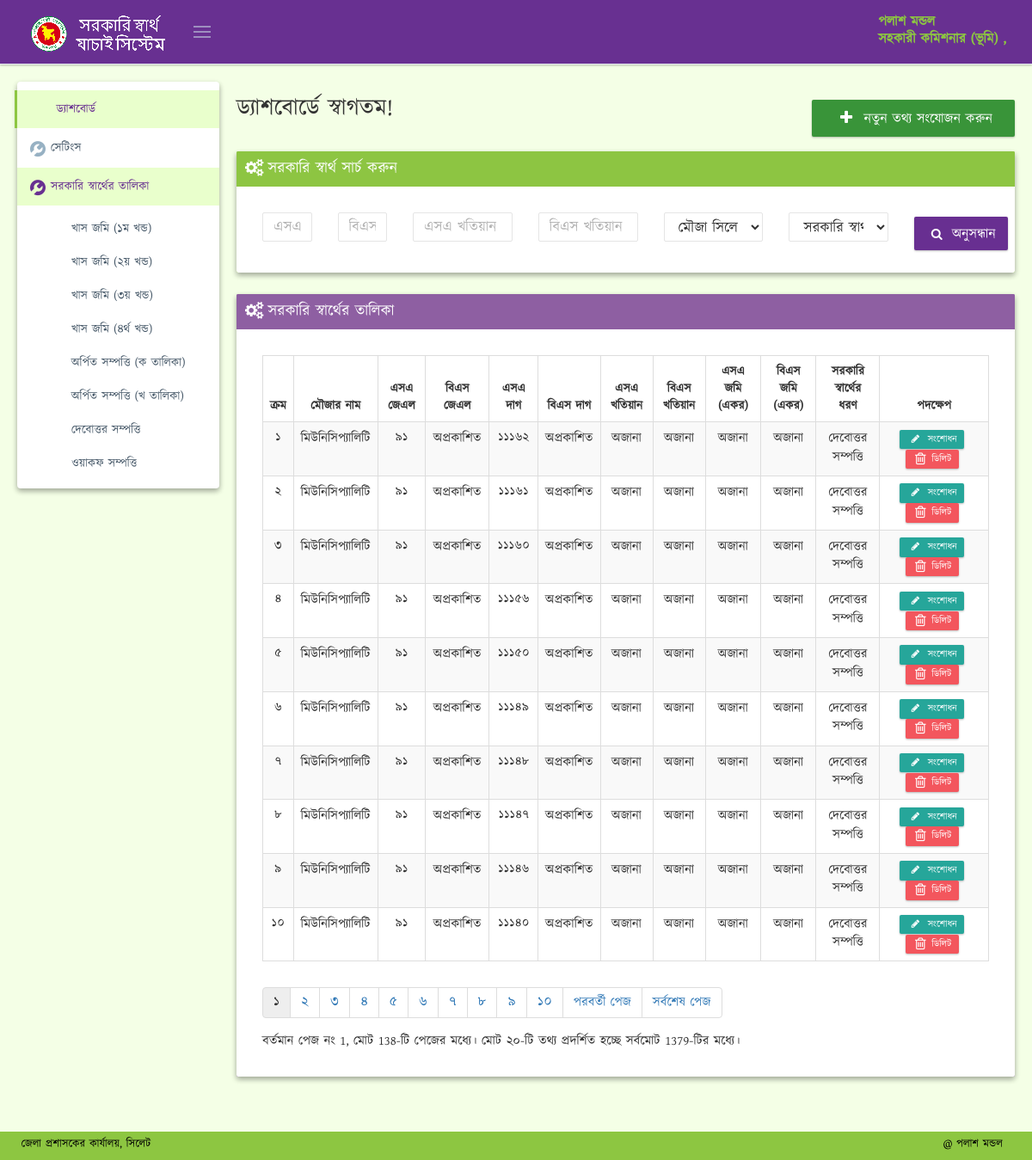
The app's page /dashboard.php (signed in) with its own data.
### tables this page shows
CREATE TABLE IF NOT EXISTS `users` (
  `id` int(11) NOT NULL AUTO_INCREMENT,
  `username` varchar(50) NOT NULL,
  `password` varchar(255) NOT NULL,
  `email` varchar(64) DEFAULT NULL,
  `officer_name` varchar(150) DEFAULT NULL,
  `officer_designation` varchar(150) DEFAULT NULL,
  `created_at` datetime DEFAULT CURRENT_TIMESTAMP,
  `image` varchar(50) DEFAULT 'profile_picture.png',
  PRIMARY KEY (`id`),
  UNIQUE KEY `username` (`username`)
);

CREATE TABLE IF NOT EXISTS `interest` (
  `interest_id` int(11) NOT NULL AUTO_INCREMENT,
  `interest_name` varchar(120) DEFAULT NULL,
  PRIMARY KEY (`interest_id`) USING BTREE,
  KEY `id` (`interest_id`) USING BTREE
);

CREATE TABLE IF NOT EXISTS `dag` (
  `id` int(10) unsigned NOT NULL AUTO_INCREMENT,
  `mouja_id` int(11) DEFAULT NULL,
  `sa_dag` int(11) DEFAULT NULL,
  `bs_dag` int(11) DEFAULT NULL,
  `sa_khatian` int(11) DEFAULT NULL,
  `bs_khatian` int(11) DEFAULT NULL,
  `sa_land_amount` int(11) DEFAULT NULL,
  `bs_land_amount` int(11) DEFAULT NULL,
  `interest_id` int(11) NOT NULL DEFAULT '0',
  PRIMARY KEY (`id`)
);

CREATE TABLE IF NOT EXISTS `mouja` (
  `id` int(11) NOT NULL AUTO_INCREMENT,
  `name` varchar(120) DEFAULT NULL,
  `sa_jl` int(11) DEFAULT NULL,
  `bs_jl` int(11) DEFAULT NULL,
  PRIMARY KEY (`id`),
  UNIQUE KEY `id` (`id`)
);

### dashboard.php (the view, shortened to what the rows shown need)
<!DOCTYPE html>
<html lang="en" class="no-js">
<head>
    <?php include 'header.php'; ?>
</head>
<body class="page-md page-sidebar-page-sidebar-closed-hide-logo page-header-fixed page-footer-fixed"
      oncontextmenu="return false;">
<?php include 'top_nav.php'; ?>
<div class="page-container">
    <?php include 'sidebar.php'; ?>
    <div class="page-content-wrapper">
        <div class="page-content" id="scroller" style="min-height:588px">
            <div class="row">
                <div class="col-md-12">
                    <div id="ajax-content">
                        <div class="page-head">
                            <div class="row" style="margin-bottom: 15px;">
                                <div class="col-md-6">
                                    <div class="page-title">
                                        <h2 style="margin-top: 0px;"> ড্যাশবোর্ডে স্বাগতম!</h2>
                                    </div>
                                </div>
                            </div>
                        </div>
                        <div class="row">
                            <div class="col-md-12">
                                <div class="portlet purple box">
                                    <div class="portlet-body">
                                        <div style="font-size: 15px; text-align: justify;margin: 20px;">
                                            <table class="table table-striped table-bordered table-hover" id="sample_6">
                                                <thead>
                                                <tr>
                                                    <th style="text-align: center;">ক্রম</th>
                                                    <th style="text-align: center;">মৌজার নাম</th>
                                                    <th style="text-align: center;">এসএ জেএল</th>
                                                    <th style="text-align: center;">বিএস জেএল</th>
                                                    <th style="text-align: center;">এসএ দাগ</th>
                                                    <th style="text-align: center;">বিএস দাগ</th>
                                                    <th style="text-align: center;">এসএ খতিয়ান </th>
                                                    <th style="text-align: center;">বিএস খতিয়ান</th>
                                                    <th style="text-align: center;">এসএ জমি (একর)</th>
                                                    <th style="text-align: center;">বিএস জমি (একর)</th>
                                                    <th style="text-align: center;">সরকারি স্বার্থের ধরণ</th>
                                                    <th style="text-align: center;" width="15%">পদক্ষেপ</th>
                                                </tr>
                                                </thead>
                                                <tbody>
                                                <?php
                                                include 'config.php';
                                                $rowsperpage = 10;
                                                if (isset($_GET['currentpage']) && is_numeric($_GET['currentpage'])) {
                                                    $currentpage = (int)$_GET['currentpage'];
                                                } else {
                                                    $currentpage = 1;
                                                }
                                                $offset = ($currentpage - 1) * $rowsperpage;
                                                $query_final = "SELECT * FROM `dag` ORDER BY id DESC LIMIT $offset, $rowsperpage";
                                                if ($_SERVER['REQUEST_METHOD'] == 'POST') {
                                                    $sa_dag = $_POST['sa_dag'];
                                                    $bs_dag = $_POST['bs_dag'];
                                                    $sa_khatian = $_POST['sa_khatian'];
                                                    $bs_khatian = $_POST['bs_khatian'];
                                                    $mouja_id = $_POST['mouja_id'];
                                                    $interest_id = $_POST['interest_id'];
                                                    $data = array_filter($_REQUEST);
                                                    $joiner = '';
                                                    $i = 1;
                                                    foreach ($data as $var=>$val){
                                                        $joiner .= "$var=$val";
                                                        if($i<sizeof($data))
                                                            $joiner .= " AND ";
                                                        $i++;
                                                    }
                                                    if((isset($sa_dag) && !empty($sa_dag)) || (isset($bs_dag) && !empty($bs_dag)) || (isset($sa_khatian) && !empty($sa_khatian)) || (isset($bs_khatian) && !empty($bs_khatian)) || (isset($interest_id) && !empty($interest_id)) || (isset($mouja_id) && !empty($mouja_id))){
                                                        $query_final = "SELECT * FROM dag WHERE ".$joiner." ORDER BY id DESC LIMIT $offset, $rowsperpage";
                                                    }
                                                } else {
                                                    $query_final = "SELECT * FROM `dag` ORDER BY id DESC LIMIT $offset, $rowsperpage";
                                                }
                                                $result_final = mysqli_query($conn, $query_final);
                                                if (mysqli_num_rows($result_final) > 0) {
                                                    $i = 1;
                                                    while ($info = mysqli_fetch_array($result_final)) {
                                                        $mouja_query = "SELECT * FROM `mouja` WHERE id ={$info['mouja_id']}";
                                                        $mouja_result = mysqli_query($conn, $mouja_query);
                                                        $mouja_info = mysqli_fetch_array($mouja_result);
                                                        $interest_query = "SELECT * FROM `interest` WHERE interest_id ={$info['interest_id']}";
                                                        $interest_result = mysqli_query($conn, $interest_query);
                                                        $interest_info = mysqli_fetch_array($interest_result);
                                                        ?>
                                                        <tr style="">
                                                            <td style="text-align: center;"
                                                                class="numeric_bangla"> <?php echo $offset + $i; ?></td>
                                                            <td style="text-align: center;"><?php echo $mouja_info['name']; ?></td>
                                                            <td style="text-align: center;"
                                                                class="numeric_bangla"> <?php echo $mouja_info['sa_jl']; ?></td>
                                                            <td style="text-align: center;"
                                                            <?php
                                                            if ($mouja_info['bs_jl'] == null || $mouja_info['bs_jl'] == '0') {
                                                                echo '>  অপ্রকাশিত';
                                                            } else {
                                                                echo ' class="numeric_bangla">' . $mouja_info['bs_jl'];
                                                            }
                                                            echo '</td>';
                                                            ?>
                                                            <td style="text-align: center;"
                                                            <?php echo $info['sa_dag'] == 0 ? ">অজানা" : ' class="numeric_bangla">' . $info['sa_dag']; ?></td>
                                                            <td style="text-align: center"
                                                            <?php
                                                            if ($mouja_info['bs_jl'] == null || $mouja_info['bs_jl'] == '0') {
                                                                echo '> অপ্রকাশিত';
                                                            } else {
                                                            echo $info['bs_dag'] == 0 ? ">অজানা" : ' class="numeric_bangla">' . $info['bs_dag'];
                                                            }
                                                            echo '</td>';
                                                            ?>
                                                            <td style="text-align: center;"
                                                            <?php echo $info['sa_khatian'] == 0 ? ">অজানা" : ' class="numeric_bangla">' . $info['sa_khatian']; ?></td>
                                                            <td style="text-align: center;"
                                                            <?php echo $info['bs_khatian'] == 0 ? ">অজানা" : ' class="numeric_bangla">' . $info['bs_khatian']; ?></td>
                                                            <td style="text-align: center;"
                                                            <?php echo $info['sa_land_amount'] == 0 ? ">অজানা" : 'class="numeric_bangla">' . $info['sa_land_amount']; ?></td>
                                                            <td style="text-align: center;"
                                                            <?php echo $info['bs_land_amount'] == 0 ? ">অজানা" : 'class="numeric_bangla">' . $info['bs_land_amount']; ?></td>
                                                            <td style="text-align: center;"><?php echo $interest_info['interest_name']; ?></td>
                                                            <td class="text-center">
                                                                <a
                                                                        href="/edit.php?id=<?php echo $info['id']; ?>"
                                                                        class="btn btn-primary btn-xs label-success"
                                                                        title="সংশোধন"
                                                                ><i class="fa fa-pencil fa-fw"></i> সংশোধন</a
                                                                >
                                                                <a href="#deleteDataModal"
                                                                   class="btn btn-danger btn-xs" data-toggle="modal"
                                                                   data-id= "<?php echo $info['id']; ?>"
                                                                   title="ডিলিট"
                                                                ><i class="fa fa-trash-o fa-lg"></i> ডিলিট</a
                                                                >
                                                            </td>
                                                        </tr>
                                                        <?php
                                                        $i++;
                                                    }
                                                } else {
                                                    echo "<div id='success-alert' class='alert alert-danger   ' >  <button class='close' data-close='alert'></button>
                                                     কোন সরকারি স্বার্থ খুঁজে পাওয়া যায় নাই।</div>";
                                                }
                                                ?>
                                                </tbody>
                                            </table>
                                        </div>
                                    </div>
                                </div>
                            </div>
                        </div>
                    </div>
                </div>
            </div>
        </div>
    </div>
</div>
</body>
</html>

### top_nav.php (shortened to what the rows shown need)
<?php
require_once "config.php";
$username =$_SESSION['username'];
$user_query = "SELECT * FROM `users` WHERE `username`= '$username'";
$user_result = mysqli_query($conn, $user_query);
$user_info = mysqli_fetch_array($user_result);
?>
<div class="page-header md-shadow-z-1-i navbar navbar-fixed-top">
    <div class="page-header-inner">
        <div class="page-top">
            <div class="top-menu">
                <ul class="nav navbar-nav pull-right">
                    <li class="dropdown dropdown-user dropdown-dark">
                        <a href="javascript:;" class="dropdown-toggle" data-toggle="dropdown" data-hover="dropdown"
                           data-close-others="true">
                            <span class="username username-hide-on-mobile"> <?php echo $user_info['officer_name'];?> <br> <?php echo $user_info['officer_designation'];?> , <?php echo  $user_info['office_name']; ?> </span>
                        </a>
                    </li>
                </ul>
            </div>
        </div>
    </div>
</div>

### sidebar.php (shortened to what the rows shown need)
<div class="page-sidebar-wrapper">
    <div class="page-sidebar md-shadow-z-2-i  navbar-collapse collapse">
        <ul class="page-sidebar-menu" data-keep-expanded="false" data-auto-scroll="true" data-slide-speed="200">
            <li class="open">
                <ul class="sub-menu" style="display: block;">
            <?php
            include 'config.php';
            $interest_query = "SELECT * FROM `interest` ORDER BY `interest_id` ASC";
            $interest_result = mysqli_query($conn, $interest_query);
            while ($interest_info = mysqli_fetch_array($interest_result)) {
                echo ' <li> ';
                echo ' <a href="/interest_details.php?interest=';
                echo $interest_info['interest_id'];
                echo '" class="service-list" data-s_id="13"><i style="float: left; margin: 2px 6px 4px 7px;" class="icon-book-open"></i><span class="title">';
                echo $interest_info['interest_name'];
                echo "</span>
                </a>
            </li>";
            }
            ?>
                </ul>
        </ul>
    </div>
</div>

### records on screen
users: officer_name "পলাশ মন্ডল", officer_designation "সহকারী কমিশনার (ভূমি)"
interest: interest_name "খাস জমি (১ম খন্ড)"
interest: interest_name "খাস জমি (২য় খন্ড)"
interest: interest_name "খাস জমি (৩য় খন্ড)"
interest: interest_name "খাস জমি (৪র্থ খন্ড)"
interest: interest_name "অর্পিত সম্পত্তি (ক তালিকা)"
interest: interest_name "অর্পিত সম্পত্তি (খ তালিকা)"
interest: interest_name "দেবোত্তর সম্পত্তি"
interest: interest_name "ওয়াকফ সম্পত্তি"
dag: i "1", mouja.name "মিউনিসিপ্যালিটি", mouja.sa_jl "91", sa_dag "11162", sa_khatian "অজানা", sa_land_amount "অজানা", interest.interest_name "দেবোত্তর সম্পত্তি"
dag: i "2", mouja.name "মিউনিসিপ্যালিটি", mouja.sa_jl "91", sa_dag "11161", sa_khatian "অজানা", sa_land_amount "অজানা", interest.interest_name "দেবোত্তর সম্পত্তি"
dag: i "3", mouja.name "মিউনিসিপ্যালিটি", mouja.sa_jl "91", sa_dag "11160", sa_khatian "অজানা", sa_land_amount "অজানা", interest.interest_name "দেবোত্তর সম্পত্তি"
dag: i "4", mouja.name "মিউনিসিপ্যালিটি", mouja.sa_jl "91", sa_dag "11156", sa_khatian "অজানা", sa_land_amount "অজানা", interest.interest_name "দেবোত্তর সম্পত্তি"
dag: i "5", mouja.name "মিউনিসিপ্যালিটি", mouja.sa_jl "91", sa_dag "11150", sa_khatian "অজানা", sa_land_amount "অজানা", interest.interest_name "দেবোত্তর সম্পত্তি"
dag: i "6", mouja.name "মিউনিসিপ্যালিটি", mouja.sa_jl "91", sa_dag "11149", sa_khatian "অজানা", sa_land_amount "অজানা", interest.interest_name "দেবোত্তর সম্পত্তি"
dag: i "7", mouja.name "মিউনিসিপ্যালিটি", mouja.sa_jl "91", sa_dag "11148", sa_khatian "অজানা", sa_land_amount "অজানা", interest.interest_name "দেবোত্তর সম্পত্তি"
dag: i "8", mouja.name "মিউনিসিপ্যালিটি", mouja.sa_jl "91", sa_dag "11147", sa_khatian "অজানা", sa_land_amount "অজানা", interest.interest_name "দেবোত্তর সম্পত্তি"
dag: i "9", mouja.name "মিউনিসিপ্যালিটি", mouja.sa_jl "91", sa_dag "11146", sa_khatian "অজানা", sa_land_amount "অজানা", interest.interest_name "দেবোত্তর সম্পত্তি"
dag: i "10", mouja.name "মিউনিসিপ্যালিটি", mouja.sa_jl "91", sa_dag "11140", sa_khatian "অজানা", sa_land_amount "অজানা", interest.interest_name "দেবোত্তর সম্পত্তি"

### other values on screen
$currentpage "1"
$totalpages "138"
$numrows "1379"
